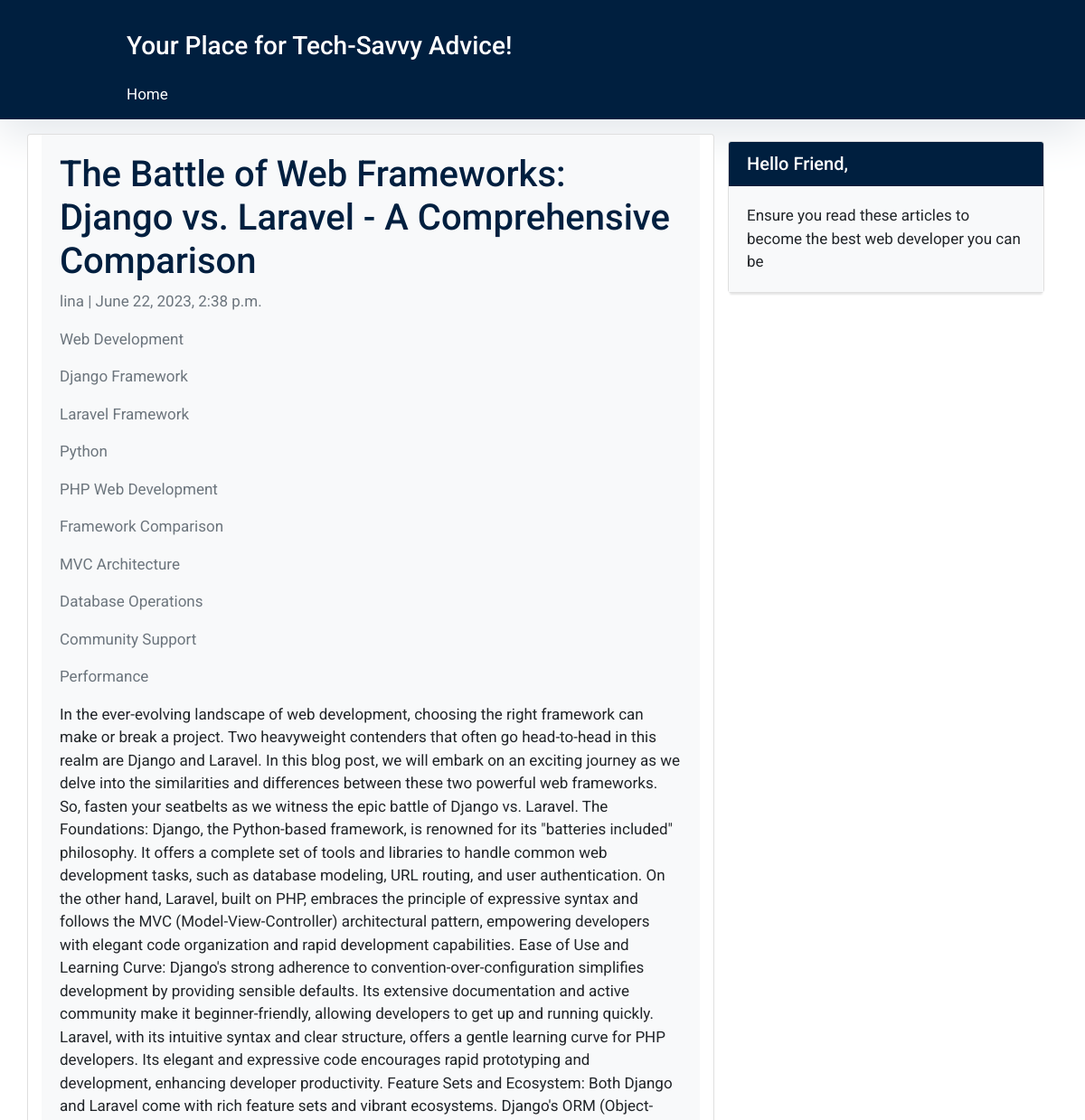
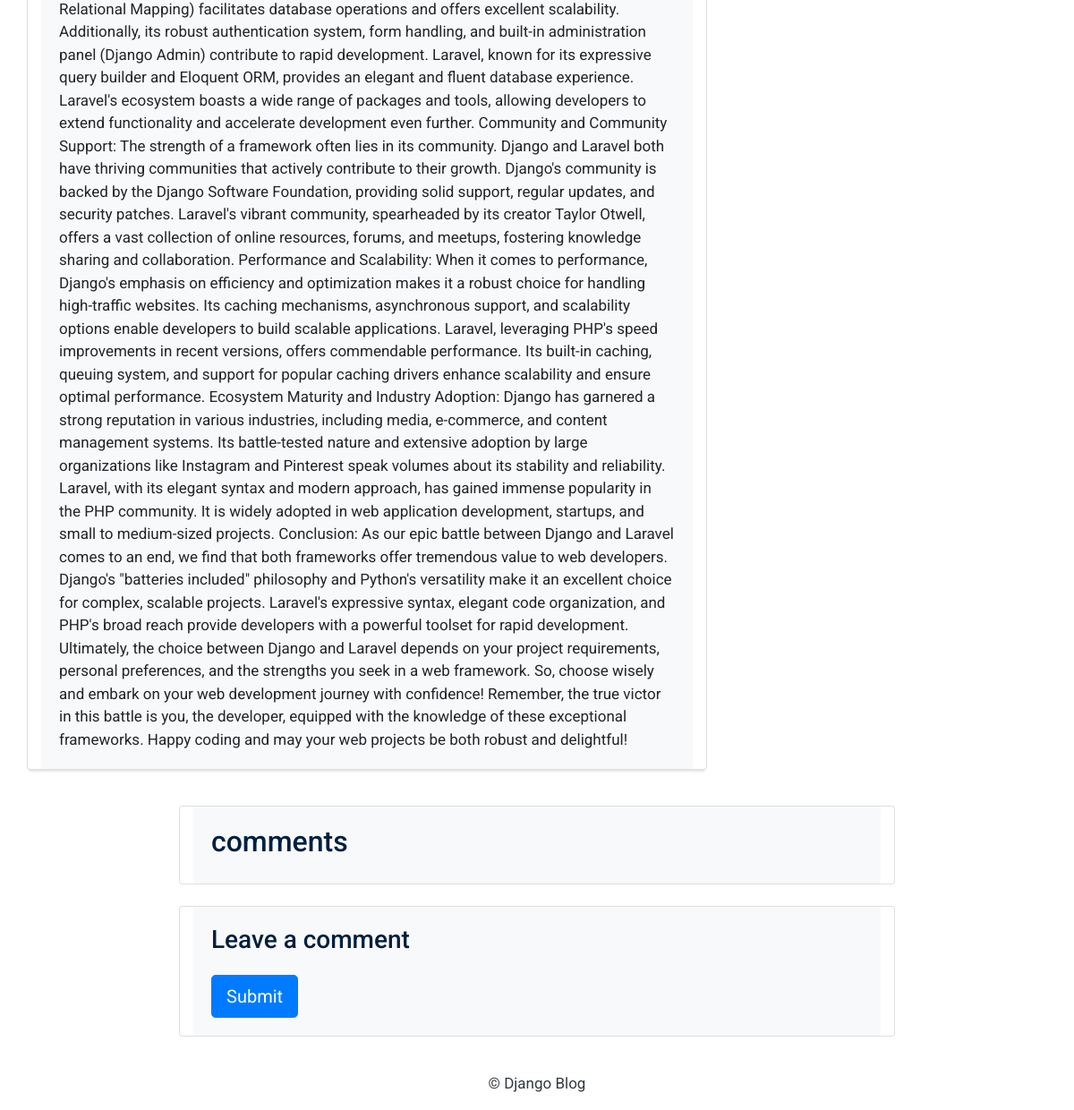
Page /the-battle-of-web-frameworks-django-vs-laravel-a-comprehensive-comparison/ on the committed database (2 pictures, top to bottom).
### blog/models.py (models this page shows, shortened)
class Post(models.Model):
    author = models.ForeignKey(User, on_delete=models.CASCADE, related_name='blog_posts')
    title = models.CharField(max_length=255, unique=True)
    body = RichTextUploadingField()
    slug = models.SlugField(max_length=255, unique=True)
    created_on = models.DateTimeField(auto_now_add=True)
    last_modified = models.DateTimeField(auto_now=True)
    categories = models.ManyToManyField('Category', related_name='posts')
    status = models.IntegerField(choices=STATUS, default=0)
    class Meta:
        ordering = ['-created_on']

class Category(models.Model):
    name = models.CharField(max_length=20)

### blog/views.py (the view, shortened to what this page needs)
# urls.py: path('<slug:slug>/', BlogDetail.as_view(), name='blog_detail'),
class BlogDetail(DetailView):
    model = Post
    template_name = 'blog_detail.html'
    from django.http import HttpResponse

### templates/blog_detail.html (shortened to what this page needs)
{% extends 'base.html' %}
{% block content %}
<div class="container">
  <div class="row">
    <div class="col-md-8 card mb-4 mt-3 left top shadow">
      <div class="card-body">
        <h1>{% block title %}{{ post.title }}{% endblock title %}</h1>
        <p class="text-muted">{{ post.author }} | {{ post.created_on }}</p>
        {% for category in post.categories.all %}
          <p class="text-muted">{{ category.name }}</p>
        {% endfor %}
        <p class="card-text">{{ post.body | safe }}</p>
      </div>
    </div>
    {% block sidebar %} {% include 'sidebar.html' %} {% endblock sidebar %}
  </div>
</div>
<div class="col-md-8 card mb-4 mt-3 mx-auto">
  <div class="card-body">
    <h2>{{ comments.count }} comments</h2>
  </div>
</div>
<div class="col-md-8 card mb-4 mt-3 mx-auto">
  <div class="card-body">
    {% if new_comment %}
      <div class="alert alert-success" role="alert">
        Your comment will appear once approved
      </div>
    {% else %}
      <h3>Leave a comment</h3>
      <form method="post" style="margin-top: 1.3em;">
        <button type="submit" class="btn btn-primary btn-lg">Submit</button>
      </form>
    {% endif %}
  </div>
</div>
{% endblock content %}

### templates/base.html (shortened to what this page needs)
{% load static %}
<!DOCTYPE html>
<html>
<head>
  <link rel="stylesheet" href="https://maxcdn.bootstrapcdn.com/bootstrap/4.0.0/css/bootstrap.min.css"
 anonymous" />
  <link rel="stylesheet" href="{% static 'css/styles.css' %}">
</head>
<body>
  <header class="masthead">
    <div class="container">
      <div class="row">
        <div class="col-md-8 col-md-10 mx-auto">
          <div class="site-heading">
            <h3 class="site-heading my-4 mt-3 text-white">Your Place for Tech-Savvy Advice!</h3>
            <a class="text-white" href="{% url 'home' %}">Home</a>
          </div>
        </div>
      </div>
    </div>
  </header>
  <div class="content-wrapper">
    {% block content %}{% endblock content %}
  </div>
  <footer class="py-3 bg-grey">
    <div class="container">
      <p class="m-0 text-dark text-center">© Django Blog</p>
    </div>
  </footer>
</body>
</html>

### templates/sidebar.html
{% block sidebar %}
<div class="col-md-4 float-right">
  <div class="card my-4 shadow">
    <h5 class="card-header">Hello Friend,</h5>
    <div class="card-body">
      <p class="card-text">Ensure you read these articles to become the best web developer you can be</p>
    </div>
  </div>
</div>
{% endblock sidebar %}

### static/css/styles.css (style rules this page uses)
body { font-family: "Roboto", sans-serif; font-size: 17px; }
body { background-color: #fff; }
.masthead { background: #001f3f; color: #fff; height: auto; padding-bottom: 15px; box-shadow: 0 16px 48px #E3E7EB; padding-top: 10px; }
.card-header { background-color: #001f3f; color: #fff; }
.card-body { background-color: #f8f9fa; }
.text-muted { color: #777; }
h1, h2, h3, h4, h5, h6 { color: #001f3f; }
.shadow { box-shadow: 0 4px 2px -2px rgba(0, 0, 0, 0.1); }

### rows in the picture
Post: title "The Battle of Web Frameworks: Django vs. Laravel - A Comprehensive Comparison", author "lina", created_on "June 22, 2023, 2:38 p.m.", body "In the ever-evolving landscape of web development, choosing the right framework can make or break a project. Two heavyweight contenders that often go head-to-head in this realm are Django and Laravel. In this blog post, we will embark on an exciting journey as we delve into the similarities and differences between these two powerful web frameworks. So, fasten your seatbelts as we witness the epic battle of Django vs. Laravel. The Foundations: Django, the Python-based framework, is renowned for its \"batteries included\" philosophy. It offers a complete set of tools and libraries to handle common web development tasks, such as database modeling, URL routing, and user authentication. On the…"
Category: name "Web Development"
Category: name "Django Framework"
Category: name "Laravel Framework"
Category: name "Python"
Category: name "PHP Web Development"
Category: name "Framework Comparison"
Category: name "MVC Architecture"
Category: name "Database Operations"
Category: name "Community Support"
Category: name "Performance"
